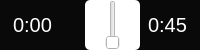
               <widget class="QFrame" name="media">
                <property name="minimumSize">
                 <size>
                  <width>0</width>
                  <height>50</height>
                 </size>
                </property>
                <property name="maximumSize">
                 <size>
                  <width>16777215</width>
                  <height>50</height>
                 </size>
                </property>
                <property name="styleSheet">
                 <string notr="true">background-color: rgb(9, 9, 9);
border-radius: 5%;
</string>
                </property>
                <property name="frameShape">
                 <enum>QFrame::StyledPanel</enum>
                </property>
                <property name="frameShadow">
                 <enum>QFrame::Raised</enum>
                </property>
                <layout class="QHBoxLayout" name="horizontalLayout_17">
                 <property name="spacing">
                  <number>0</number>
                 </property>
                 <property name="leftMargin">
                  <number>5</number>
                 </property>
                 <property name="topMargin">
                  <number>0</number>
                 </property>
                 <property name="rightMargin">
                  <number>5</number>
                 </property>
                 <property name="bottomMargin">
                  <number>0</number>
                 </property>
                 <item>
                  <widget class="QLabel" name="video_time">
                   <property name="maximumSize">
                    <size>
                     <width>60</width>
                     <height>16777215</height>
                    </size>
                   </property>
                   <property name="font">
                    <font>
                     <pointsize>15</pointsize>
                     <bold>false</bold>
                    </font>
                   </property>
                   <property name="styleSheet">
                    <string notr="true">color: rgb(255, 255, 255);</string>
                   </property>
                   <property name="text">
                    <string>0:00</string>
                   </property>
                   <property name="alignment">
                    <set>Qt::AlignCenter</set>
                   </property>
                  </widget>
                 </item>
                 <item>
                  <spacer name="horizontalSpacer_3">
                   <property name="orientation">
                    <enum>Qt::Horizontal</enum>
                   </property>
                   <property name="sizeType">
                    <enum>QSizePolicy::Fixed</enum>
                   </property>
                   <property name="sizeHint" stdset="0">
                    <size>
                     <width>25</width>
                     <height>2015</height>
                    </size>
                   </property>
                  </spacer>
                 </item>
                 <item>
                  <widget class="RangeSlider" name="mediaSlider">
                   <property name="sizePolicy">
                    <sizepolicy hsizetype="Preferred" vsizetype="Fixed">
                     <horstretch>0</horstretch>
                     <verstretch>0</verstretch>
                    </sizepolicy>
                   </property>
                   <property name="styleSheet">
                    <string notr="true">QWidget{
    background-color: white;
}

QSlider:horizontal {
    height: 26px;
    width: 188px;
    background-color: transparent;
}

QSlider::groove:horizontal {
    border: none;
    height: 4px;
}

QSlider::handle:horizontal {
    width: 26px;
    height: 26px;
    border-radius: 13px;
    margin-top: -11px;
    margin-bottom: -11px;
    background-color: #b290e2;
}

QSlider::handle:horizontal:hover {
    background-color: #715B8F;
}

QSlider::handle:horizontal:pressed {
    background-color:#3C314C;
}


QSlider::sub-page:horizontal {
    /*已划过部分的颜色*/
    background:#b290e2;
    height: 4px;
    border-radius: 2px;
}

QSlider::add-page:horizontal {
    background-color: rgb(153, 153, 153);
    height: 4px;
    border-radius: 2px;
}</string>
                   </property>
                  </widget>
                 </item>
                 <item>
                  <widget class="QLabel" name="video_length">
                   <property name="maximumSize">
                    <size>
                     <width>60</width>
                     <height>16777215</height>
                    </size>
                   </property>
                   <property name="font">
                    <font>
                     <pointsize>15</pointsize>
                     <bold>false</bold>
                    </font>
                   </property>
                   <property name="styleSheet">
                    <string notr="true">color: rgb(255, 255, 255);</string>
                   </property>
                   <property name="text">
                    <string>0:45</string>
                   </property>
                   <property name="alignment">
                    <set>Qt::AlignCenter</set>
                   </property>
                  </widget>
                 </item>
                </layout>
               </widget>
